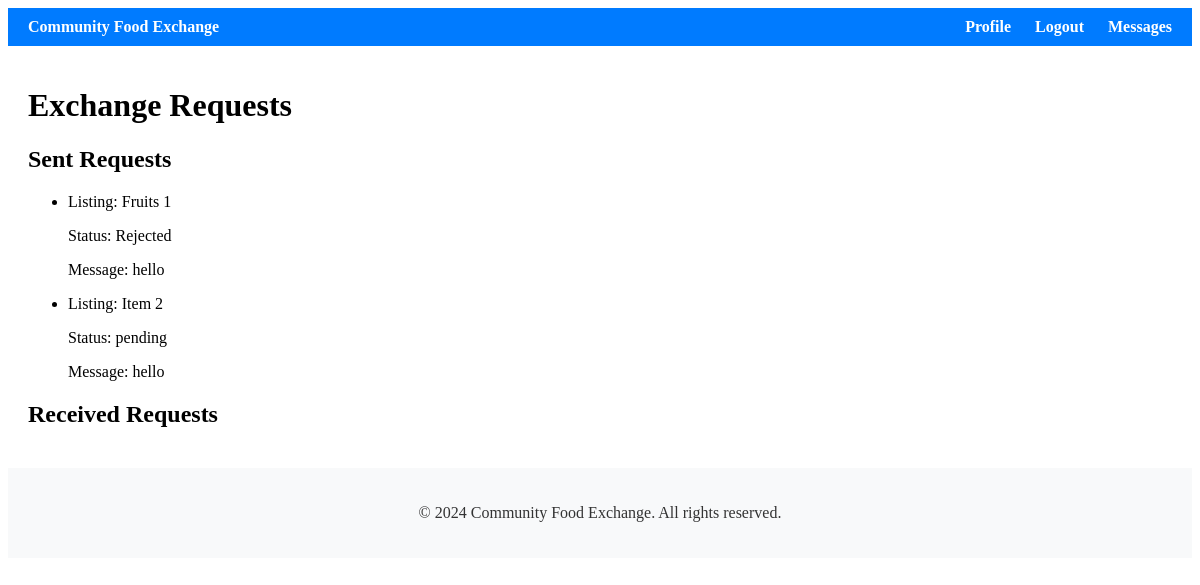
/exchange/requests/ (signed in), run on the app's committed database.
### exchange/models.py (models this page shows, shortened)
class ExchangeRequest(models.Model):
    sender = models.ForeignKey(User, on_delete=models.CASCADE, related_name='exchange_sent_requests')
    receiver = models.ForeignKey(User, on_delete=models.CASCADE, related_name='exchange_received_requests')
    listing = models.ForeignKey(Listing, on_delete=models.CASCADE)
    message = models.TextField()
    status = models.CharField(max_length=20, choices=[('pending', 'Pending'), ('accepted', 'Accepted'), ('rejected', 'Rejected')], default='pending')
    created_at = models.DateTimeField(auto_now_add=True)

### listings/models.py (models this page shows, shortened)
class Listing(models.Model):
    user = models.ForeignKey(User, on_delete=models.CASCADE)
    item_name = models.CharField(max_length=100)
    description = models.TextField()
    quantity = models.PositiveIntegerField()
    expiration_date = models.DateField()
    created_at = models.DateTimeField(auto_now_add=True)
    image = models.ImageField(upload_to=listing_image_path)

### exchange/views.py (the view)
# urls.py: path('requests/', exchange_requests, name='exchange_requests'),
@login_required
def exchange_requests(request):
    sent_requests = ExchangeRequest.objects.filter(sender=request.user)
    received_requests = ExchangeRequest.objects.filter(receiver=request.user)
    return render(request, 'exchange/exchange_requests.html', {'sent_requests': sent_requests, 'received_requests': received_requests})

### exchange/templates/exchange/exchange_requests.html (shortened to what this page needs)
{% extends 'accounts/base.html' %}
{% block content %}
<h1>Exchange Requests</h1>
<div class="sent-requests">
    <h2>Sent Requests</h2>
    <ul>
        {% for request in sent_requests %}
        <li>
            <p>Listing: {{ request.listing.item_name }}</p>
            <p>Status: {{ request.status }}</p>
            <p>Message: {{ request.message }}</p>
        </li>
        {% endfor %}
    </ul>
</div>
<div class="received-requests">
    <h2>Received Requests</h2>
</div>
{% endblock %}

### data on the page
ExchangeRequest: listing.item_name "Fruits 1", status "Rejected", message "hello"
ExchangeRequest: listing.item_name "Item 2", status "pending", message "hello"
